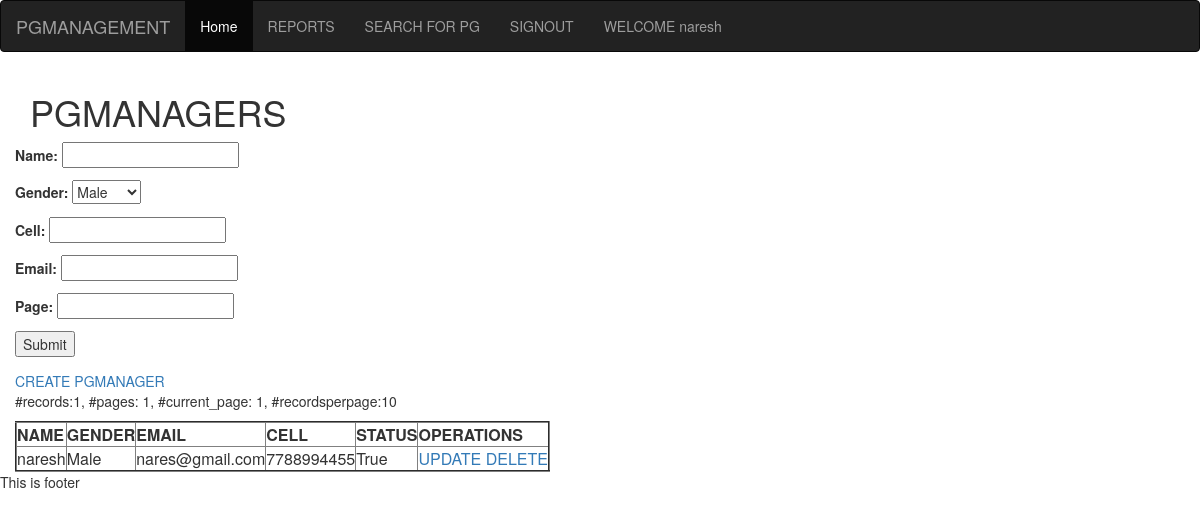
The page /pgmanagers/ (signed in) on the database its author committed.
### pgmanage/models.py (models this page shows, shortened)
class AbstractPGManager(models.Model):
    name = models.CharField(max_length=60,
                            validators=[namevalidation])
    status = models.BooleanField(default=True)
    class Meta:
        abstract = True

class PGManager(AbstractPGManager):
    gender_choices = [('M', "Male"),
                      ("F", "Female")]
    gender = models.CharField(choices=gender_choices,
                              max_length=2)
    cell = models.CharField(max_length=14, unique=True)
    email = models.EmailField(unique=True)

### pgmanage/views.py (the view, shortened to what this page needs)
# urls.py: path('pgmanagers/', pgmanagers_views),
@login_required
def pgmanagers_views(request):
    objects=PGManager.objects.filter(status=True)
    form = PGManagerSearchForm(request.POST)
    search_dict = {"status": True}
    objects = PGManager.objects.filter(**search_dict)
    if "page" in request.POST:
        page_num  =request.POST["page"]
        page_num = page_num if page_num else 1
    else:
        page_num = 1
    records_per_page=10
    paginator=Paginator(objects,records_per_page)
    page_delails = paginator.page(page_num)
    paginator_delails = {"records":paginator.count,"currentpage":page_num,"recordsperpage":records_per_page,"num_page":paginator.num_pages}
    return render(request, "pgmanagers.html", {"data":page_delails, "form":form,"page_details":paginator_delails})

### pgmanage/forms.py
class PGManagerSearchForm(forms.Form):
	name = forms.CharField(max_length=60, required=False )
	gender = forms.ChoiceField(choices=PGManager.gender_choices, required=False)
	cell = forms.CharField(max_length=15, required=False)
	email = forms.EmailField(required=False)
	page = forms.IntegerField(required=False)

### pgmanage/templates/pgmanagers.html (shortened to what this page needs)
{% extends "base.html"%}
{% block content%}
    	<h1>PGMANAGERS</h1>
	<div class="row">
		<form class="form-horizontal" method="post">
			{{form.as_p}}
			<input type="submit" name="search">
		</form>
    </div>
    <div class="row">
	<a href="/pgmanager_create/">CREATE PGMANAGER</a>
	<p>#records:{{page_details.records}},
	   #pages: {{ page_details.num_page}},
	   #current_page: {{ page_details.currentpage}},
	   #recordsperpage:{{ page_details.recordsperpage}}
	</p>
		<table border=2>
			<thead>
				<tr>
					<th>NAME</th>
					<th>GENDER</th>
					<th>EMAIL</th>
					<th>CELL</th>
					<th>STATUS</th>
					<th>OPERATIONS</th>
				</tr>
			</thead>
			<tbody>
				{% for row in data %}
				<tr>
					<td>{{ row.name }}</td>
					<td>{{ row.get_gender_display }}</td>
					<td>{{ row.email }}</td>
					<td>{{ row.cell }}</td>
					<td>{{ row.status }}</td>
					<td>
						<a href="/pgmanager_update/{{ row.id }}">UPDATE</a>
						<a href="/pgmanager_delete/{{ row.id }}">DELETE</a>
					</td>
				</tr>
				{% endfor %}
			</tbody>
		</table>
	</div>
{% endblock %}

### pgmanage/templates/base.html (shortened to what this page needs)
<html lang="en">
<head>
  <link rel="stylesheet" href="https://maxcdn.bootstrapcdn.com/bootstrap/3.3.7/css/bootstrap.min.css">
</head>
<body>
	{% block header%}
	<nav class="navbar navbar-inverse">
	  <div class="container-fluid">
	    <div class="navbar-header">
	      <a class="navbar-brand" href="#">PGMANAGEMENT</a>
	    </div>
	    <ul class="nav navbar-nav">
	      <li class="active"><a href="/home/">Home</a></li>
	      <li><a href="#">REPORTS</a></li>
	      <li><a href="#">SEARCH FOR PG</a></li>
	      {% if 'username' in request.session %}
	      	<li><a href="/signout/">SIGNOUT</a></li>
	      	<li> <a href="">WELCOME {{ request.session.username }}</a></li>
	      {% else %}
	      	<li><a href="/register/">REGISTER</a></li>
			<li><a href="/login/">LOGIN</a></li>
	      {% endif %}
	    </ul>
	  </div>
	</nav>
	{% endblock %}
	<div class="container">
	{% block content %}{% endblock %}
	</div>
	{% block footer%}
	<div class="footer">
		<p>This is footer</p>
	</div>
	{% endblock %}
</body>
</html>

### rows shown on the page
PGManager: name "naresh", gender "Male", email "nares@gmail.com", cell "7788994455", status "True"

### other values the page prints
{{ request.session.username }} "naresh"
{{ page_details.records }} "1"
{{ page_details.num_page }} "1"
{{ page_details.currentpage }} "1"
{{ page_details.recordsperpage }} "10"
